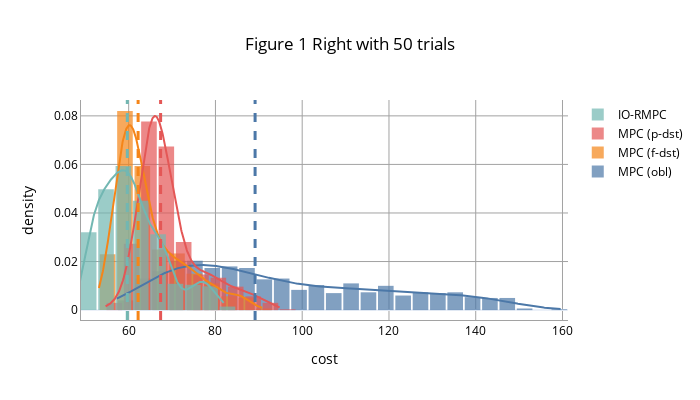

Notebook code cell kept with this figure:
### Code cell
mpc_obl_costs = [transition.cost for transition in chain(*[traj[int(60 * 0.6):] for traj in mpc_obl_trajectories])]
mpc_fdst_costs = [transition.cost for transition in chain(*[traj[int(60 * 0.6):] for traj in mpc_fdst_trajectories])]
mpc_pdst_costs = [transition.cost for transition in chain(*[traj[int(60 * 0.6):] for traj in mpc_pdst_trajectories])]
io_rmpc_dst_costs = [transition.cost for transition in chain(*[traj[int(60 * 0.6):] for traj in io_rmpc_dst_trajectories])]

fig = make_figure({
        "MPC (obl)": mpc_obl_costs,
        "MPC (f-dst)": mpc_fdst_costs,
        "MPC (p-dst)": mpc_pdst_costs,
        "IO-RMPC": io_rmpc_dst_costs,
    },
    title=f"Figure 1 Right with {len(io_rmpc_dst_trajectories)} trials"
)
# fig.update_layout(width=1200, height=600)
fig

### Figure 1 — Plotly figure (JSON) as saved in the notebook; plotly's stock layout.template omitted (floating-point values rounded to 4 significant figures; data arrays with more than 128 entries replaced by an {"elided": "..."} marker saying what was removed)
{"data": [{"autobinx": false, "histnorm": "probability density", "legendgroup": "MPC (obl)", "marker": {"color": "#4C78A8"}, "name": "MPC (obl)", "opacity": 0.7, "type": "histogram", "x": {"elided": "750 float values"}, "xaxis": "x", "xbins": {"end": 159.8, "size": 4, "start": 57.27}, "yaxis": "y"}, {"autobinx": false, "histnorm": "probability density", "legendgroup": "MPC (f-dst)", "marker": {"color": "#F58518"}, "name": "MPC (f-dst)", "opacity": 0.7, "type": "histogram", "x": {"elided": "750 float values"}, "xaxis": "x", "xbins": {"end": 90.87, "size": 4, "start": 53.14}, "yaxis": "y"}, {"autobinx": false, "histnorm": "probability density", "legendgroup": "MPC (p-dst)", "marker": {"color": "#E45756"}, "name": "MPC (p-dst)", "opacity": 0.7, "type": "histogram", "x": {"elided": "750 float values"}, "xaxis": "x", "xbins": {"end": 94.86, "size": 4, "start": 54.68}, "yaxis": "y"}, {"autobinx": false, "histnorm": "probability density", "legendgroup": "IO-RMPC", "marker": {"color": "#72B7B2"}, "name": "IO-RMPC", "opacity": 0.7, "type": "histogram", "x": {"elided": "1200 float values"}, "xaxis": "x", "xbins": {"end": 81.95, "size": 4, "start": 48.78}, "yaxis": "y"}, {"legendgroup": "MPC (obl)", "marker": {"color": "#4C78A8"}, "mode": "lines", "name": "MPC (obl)", "showlegend": false, "type": "scatter", "x": {"elided": "500 float values"}, "xaxis": "x", "y": {"elided": "500 float values"}, "yaxis": "y"}, {"legendgroup": "MPC (f-dst)", "marker": {"color": "#F58518"}, "mode": "lines", "name": "MPC (f-dst)", "showlegend": false, "type": "scatter", "x": {"elided": "500 float values"}, "xaxis": "x", "y": {"elided": "500 float values"}, "yaxis": "y"}, {"legendgroup": "MPC (p-dst)", "marker": {"color": "#E45756"}, "mode": "lines", "name": "MPC (p-dst)", "showlegend": false, "type": "scatter", "x": {"elided": "500 float values"}, "xaxis": "x", "y": {"elided": "500 float values"}, "yaxis": "y"}, {"legendgroup": "IO-RMPC", "marker": {"color": "#72B7B2"}, "mode": "lines", "name": "IO-RMPC", "showlegend": false, "type": "scatter", "x": {"elided": "500 float values"}, "xaxis": "x", "y": {"elided": "500 float values"}, "yaxis": "y"}], "layout": {"bargap": 0.1, "barmode": "overlay", "font": {"color": "Black", "size": 12}, "height": 400, "hovermode": "closest", "legend": {"traceorder": "reversed"}, "shapes": [{"line": {"color": "#4C78A8", "dash": "dash", "width": 3}, "type": "line", "x0": 89.14, "x1": 89.14, "xref": "x", "y0": 0, "y1": 1, "yref": "y domain"}, {"line": {"color": "#F58518", "dash": "dash", "width": 3}, "type": "line", "x0": 62.17, "x1": 62.17, "xref": "x", "y0": 0, "y1": 1, "yref": "y domain"}, {"line": {"color": "#E45756", "dash": "dash", "width": 3}, "type": "line", "x0": 67.36, "x1": 67.36, "xref": "x", "y0": 0, "y1": 1, "yref": "y domain"}, {"line": {"color": "#72B7B2", "dash": "dash", "width": 3}, "type": "line", "x0": 59.68, "x1": 59.68, "xref": "x", "y0": 0, "y1": 1, "yref": "y domain"}], "title": {"text": "Figure 1 Right with 50 trials", "x": 0.5}, "width": 700, "xaxis": {"anchor": "y2", "domain": [0, 1], "gridcolor": "#a2a2a2", "linecolor": "#a2a2a2", "linewidth": 1, "showgrid": true, "showline": true, "title": {"text": "cost"}, "zeroline": false}, "yaxis": {"anchor": "free", "domain": [0, 1], "gridcolor": "#a2a2a2", "linecolor": "#a2a2a2", "linewidth": 1, "position": 0, "showgrid": true, "showline": true, "title": {"text": "density"}}}}
